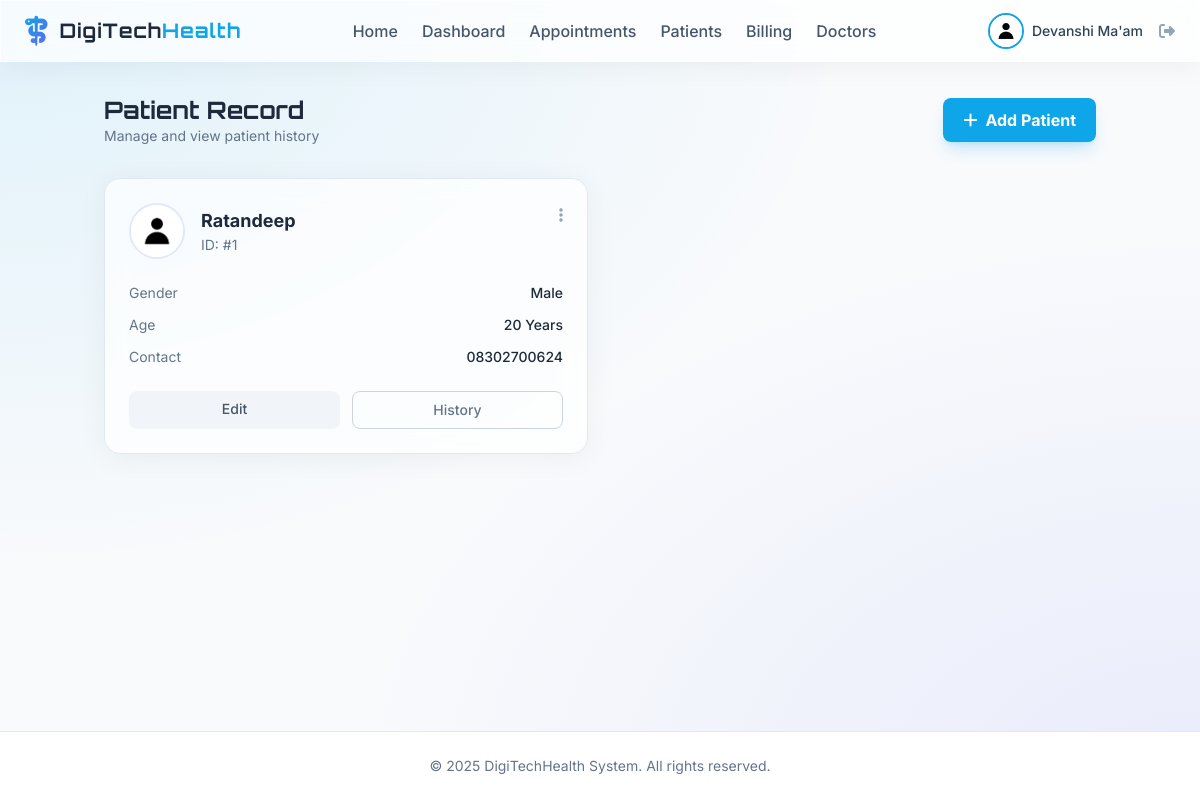
Page /patients (signed in) on the committed database.
### app/models.py (models this page shows, shortened)
class User(db.Model, UserMixin):
    id = db.Column(db.Integer, primary_key=True)
    username = db.Column(db.String(20), unique=True, nullable=False)
    email = db.Column(db.String(120), unique=True, nullable=False)
    image_file = db.Column(db.String(20), nullable=False, default='default.jpg')
    password_hash = db.Column(db.String(128))
    role = db.Column(db.String(20), nullable=False, default='patient')

class Patient(db.Model):
    id = db.Column(db.Integer, primary_key=True)
    user_id = db.Column(db.Integer, db.ForeignKey('user.id'), nullable=True) # Optional link to User account
    name = db.Column(db.String(100), nullable=False)
    age = db.Column(db.Integer, nullable=True)
    gender = db.Column(db.String(10), nullable=True)
    contact = db.Column(db.String(15), nullable=True)
    address = db.Column(db.Text, nullable=True)
    medical_history = db.Column(db.Text, nullable=True)
    image_file = db.Column(db.String(20), nullable=False, default='default.jpg')
    date_created = db.Column(db.DateTime, nullable=False, default=db.func.current_timestamp())
    user = db.relationship('User', backref=db.backref('patient_profile', uselist=False))

### app/patient/routes.py (the view, shortened to what this page needs)
@patient.route("/patients")
@login_required
def list_patients():
    if current_user.role in ['admin', 'doctor', 'receptionist']:
        patients = Patient.query.all()
        return render_template('patient/list.html', patients=patients)

### app/models.py (called while the page is built)
@login_manager.user_loader
def load_user(user_id):
    return User.query.get(int(user_id))

### app/templates/patient/list.html
{% extends "base.html" %}
{% block content %}
<div class="flex justify-between items-center mb-8">
    <div>
        <h2 class="text-2xl font-display font-bold text-slate-800">Patient Record</h2>
        <p class="text-slate-500 text-sm">Manage and view patient history</p>
    </div>
    <a href="{{ url_for('patient.add_patient') }}"
        class="px-5 py-2.5 bg-primary text-white font-bold rounded-lg hover:bg-sky-600 transition-colors shadow-lg shadow-primary/20 flex items-center">
        <i class="fa-solid fa-plus mr-2"></i> Add Patient
    </a>
</div>
<div class="grid grid-cols-1 md:grid-cols-2 xl:grid-cols-3 gap-6">
    {% for patient in patients %}
    <div class="glass p-6 rounded-2xl relative group hover:shadow-lg transition-all border border-slate-200">
        <div class="flex items-start justify-between">
            <div class="flex items-center">
                <div class="h-14 w-14 rounded-full border-2 border-indigo-100 overflow-hidden">
                    <img src="{{ url_for('static', filename='profile_pics/' + patient.image_file) }}"
                        alt="{{ patient.name }}" class="h-full w-full object-cover">
                </div>
                <div class="ml-4">
                    <h3 class="text-lg font-bold text-slate-800">{{ patient.name }}</h3>
                    <p class="text-sm text-slate-500">ID: #{{ patient.id }}</p>
                </div>
            </div>
            <div class="dropdown">
                <button class="text-slate-400 hover:text-primary"><i class="fa-solid fa-ellipsis-vertical"></i></button>
            </div>
        </div>
        <div class="mt-6 space-y-3">
            <div class="flex justify-between text-sm">
                <span class="text-slate-500">Gender</span>
                <span class="text-slate-800 font-medium">{{ patient.gender }}</span>
            </div>
            <div class="flex justify-between text-sm">
                <span class="text-slate-500">Age</span>
                <span class="text-slate-800 font-medium">{{ patient.age }} Years</span>
            </div>
            <div class="flex justify-between text-sm">
                <span class="text-slate-500">Contact</span>
                <span class="text-slate-800 font-medium">{{ patient.contact }}</span>
            </div>
        </div>
        <div class="mt-6 grid grid-cols-2 gap-3">
            <a href="{{ url_for('patient.update_patient', patient_id=patient.id) }}"
                class="py-2 rounded-lg bg-slate-100 text-slate-600 text-sm font-medium hover:bg-slate-200 text-center transition-colors">
                Edit
            </a>
            <a href="{{ url_for('patient.view_patient', patient_id=patient.id) }}"
                class="py-2 rounded-lg border border-slate-300 text-slate-500 text-sm font-medium hover:text-primary hover:border-primary text-center transition-colors">
                History
            </a>
        </div>
    </div>
    {% else %}
    <div class="col-span-full py-12 text-center text-slate-500">
        <i class="fa-solid fa-users-slash text-5xl mb-4 opacity-50"></i>
        <p>No patients found. Add one to get started.</p>
    </div>
    {% endfor %}
</div>
{% endblock %}

### app/templates/base.html (shortened to what this page needs)
<!doctype html>
<html lang="en">
<head>
  <script src="https://cdn.tailwindcss.com"></script>
  <link rel="stylesheet" href="https://cdnjs.cloudflare.com/ajax/libs/font-awesome/6.4.0/css/all.min.css">
  <link rel="stylesheet" href="{{ url_for('static', filename='css/main.css') }}">
</head>
<body class="overflow-x-hidden">
  <div class="min-h-screen flex flex-col">
    {% if current_user.is_authenticated %}
    <nav class="glass sticky top-0 z-50 px-6 py-3 flex justify-between items-center">
      <div class="flex items-center">
        <i class="fa-solid fa-staff-snake text-3xl gradient-text mr-3"></i>
        <a href="{{ url_for('main.home') }}" class="text-xl font-display font-bold text-slate-800 tracking-wider">
          DigiTech<span class="text-primary">Health</span>
        </a>
      </div>
      <div class="hidden lg:flex items-center space-x-6">
        <a href="{{ url_for('main.home') }}"
          class="font-medium text-slate-600 hover:text-primary transition-colors {{ 'text-primary' if request.endpoint == 'main.home' }}">Home</a>
        {% if current_user.role in ['admin', 'doctor', 'receptionist'] %}
        <a href="{{ url_for('main.dashboard') }}"
          class="font-medium text-slate-600 hover:text-primary transition-colors {{ 'text-primary' if request.endpoint == 'main.dashboard' }}">Dashboard</a>
        {% endif %}
        <a href="{{ url_for('appointment.list_appointments') }}"
          class="font-medium text-slate-600 hover:text-primary transition-colors {{ 'text-primary' in request.endpoint and 'appointment' in request.endpoint }}">Appointments</a>
        <a href="{{ url_for('patient.list_patients') }}"
          class="font-medium text-slate-600 hover:text-primary transition-colors {{ 'text-primary' in request.endpoint and 'patient' in request.endpoint }}">
          {{ 'Patients' if current_user.role in ['admin', 'doctor', 'receptionist'] else 'My Profile' }}
        </a>
        <a href="{{ url_for('billing.list_invoices') }}"
          class="font-medium text-slate-600 hover:text-primary transition-colors {{ 'text-primary' in request.endpoint and 'billing' in request.endpoint }}">
          {{ 'Billing' if current_user.role in ['admin', 'doctor', 'receptionist'] else 'My Invoices' }}
        </a>
        {% if current_user.role in ['admin', 'doctor', 'receptionist'] %}
        <a href="{{ url_for('doctor.list_doctors') }}"
          class="font-medium text-slate-600 hover:text-primary transition-colors {{ 'text-primary' in request.endpoint and 'doctor' in request.endpoint }}">Doctors</a>
        {% endif %}
      </div>
      <div class="flex items-center space-x-4">
        <a href="{{ url_for('main.account') }}" class="flex items-center space-x-2 group">
          <div class="relative">
            <img
              class="h-9 w-9 rounded-full object-cover border-2 border-primary group-hover:border-secondary transition-colors"
              src="{{ url_for('static', filename='profile_pics/' + current_user.image_file) }}"
              alt="{{ current_user.username }}">
          </div>
          <span class="hidden md:block font-medium text-sm text-slate-700 group-hover:text-primary transition-colors">{{
            current_user.username }}</span>
        </a>
        <a href="{{ url_for('auth.logout') }}" class="text-slate-400 hover:text-red-500 transition-colors"
          title="Logout">
          <i class="fa-solid fa-right-from-bracket"></i>
        </a>
      </div>
    </nav>
    {% endif %}
    <main class="flex-1 container mx-auto px-4 py-8">
      <div class="fade-in-up">
        {% block content %}{% endblock %}
      </div>
    </main>
    <footer class="bg-white border-t border-slate-200 py-6 mt-auto">
      <div class="container mx-auto px-4 text-center text-slate-500 text-sm">
        &copy; 2025 DigiTechHealth System. All rights reserved.
      </div>
    </footer>
  </div>
</body>
</html>

### app/static/css/main.css (style rules this page uses)
.glass { background: rgba(255, 255, 255, 0.7); backdrop-filter: blur(12px); -webkit-backdrop-filter: blur(12px); border: 1px solid rgba(255, 255, 255, 0.5); box-shadow: 0 4px 30px rgba(0, 0, 0, 0.05); }
.gradient-text { background: linear-gradient(135deg, #0ea5e9, #6366f1); -webkit-background-clip: text; background-clip: text; color: transparent; }

### app/templates/base.html (style rules this page uses)
body { background-color: #f8fafc; background-image: radial-gradient(at 0% 0%, rgba(14, 165, 233, 0.1) 0, transparent 50%), radial-gradient(at 100% 100%, rgba(99, 102, 241, 0.1) 0, transparent 50%); color: #1e293b; font-family: 'Inter', sans-serif; min-height: 100vh; }

### rows in the picture
User: role "Patients", role "Billing", image_file (placeholder picture), username "Devanshi Ma'am"
Patient: image_file (placeholder picture), name "Ratandeep", id "1", gender "Male", age "20", contact "08302700624"
